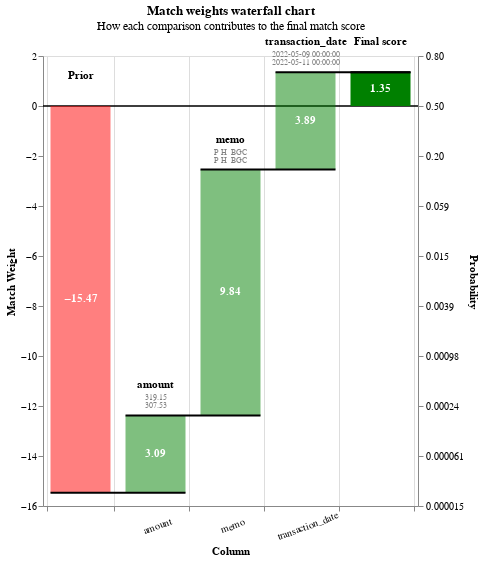

Here is the notebook cell this chart was saved with:
### Code cell
pred_errors = linker.evaluation.prediction_errors_from_labels_column(
    "ground_truth", include_false_positives=True, include_false_negatives=False
)
linker.visualisations.waterfall_chart(pred_errors.as_record_dict(limit=5))

### Figure 1 — Vega-Lite specification as saved in the notebook (floating-point values rounded to 4 significant figures)
{"config": {"view": {"continuousWidth": 400, "continuousHeight": 300}}, "layer": [{"layer": [{"mark": "rule", "encoding": {"color": {"value": "black"}, "size": {"value": 0.5}, "y": {"field": "zero", "type": "quantitative"}}}, {"mark": {"type": "bar", "width": 60}, "encoding": {"color": {"condition": {"test": "(datum.log2_bayes_factor < 0)", "value": "red"}, "value": "green"}, "opacity": {"condition": {"test": "datum.column_name == 'Prior match weight' || datum.column_name == 'Final score'", "value": 1}, "value": 0.5}, "tooltip": [{"field": "column_name", "title": "Comparison column", "type": "nominal"}, {"field": "value_l", "title": "Value (L)", "type": "nominal"}, {"field": "value_r", "title": "Value (R)", "type": "nominal"}, {"field": "label_for_charts", "title": "Label", "type": "ordinal"}, {"field": "sql_condition", "title": "SQL condition", "type": "nominal"}, {"field": "comparison_vector_value", "title": "Comparison vector value", "type": "nominal"}, {"field": "bayes_factor", "format": ",.4f", "title": "Bayes factor = m/u", "type": "quantitative"}, {"field": "log2_bayes_factor", "format": ",.4f", "title": "Match weight = log2(m/u)", "type": "quantitative"}, {"field": "prob", "format": ".4f", "title": "Cumulative match probability", "type": "quantitative"}, {"field": "bayes_factor_description", "title": "Match weight description", "type": "nominal"}], "x": {"axis": {"grid": true, "labelAlign": "center", "labelAngle": -20, "labelExpr": "datum.value == 'Prior' || datum.value == 'Final score' ? '' : datum.value", "labelPadding": 10, "tickBand": "extent", "title": "Column"}, "field": "column_name", "sort": {"field": "bar_sort_order", "order": "ascending"}, "type": "nominal"}, "y": {"axis": {"grid": false, "orient": "left", "title": "Match Weight"}, "field": "previous_sum", "type": "quantitative"}, "y2": {"field": "sum"}}}, {"mark": {"type": "text", "fontWeight": "bold"}, "encoding": {"color": {"value": "white"}, "text": {"condition": {"test": "abs(datum.log2_bayes_factor) > 1", "field": "log2_bayes_factor", "format": ".2f", "type": "nominal"}, "value": ""}, "x": {"axis": {"labelAngle": -20, "title": "Column"}, "field": "column_name", "sort": {"field": "bar_sort_order", "order": "ascending"}, "type": "nominal"}, "y": {"axis": {"orient": "left"}, "field": "center", "type": "quantitative"}}}, {"mark": {"type": "text", "baseline": "bottom", "dy": -25, "fontWeight": "bold"}, "encoding": {"color": {"value": "black"}, "text": {"field": "column_name", "type": "nominal"}, "x": {"axis": {"labelAngle": -20, "title": "Column"}, "field": "column_name", "sort": {"field": "bar_sort_order", "order": "ascending"}, "type": "nominal"}, "y": {"field": "sum_top", "type": "quantitative"}}}, {"mark": {"type": "text", "baseline": "bottom", "dy": -13, "fontSize": 8}, "encoding": {"color": {"value": "grey"}, "text": {"field": "value_l", "type": "nominal"}, "x": {"axis": {"labelAngle": -20, "title": "Column"}, "field": "column_name", "sort": {"field": "bar_sort_order", "order": "ascending"}, "type": "nominal"}, "y": {"field": "sum_top", "type": "quantitative"}}}, {"mark": {"type": "text", "baseline": "bottom", "dy": -5, "fontSize": 8}, "encoding": {"color": {"value": "grey"}, "text": {"field": "value_r", "type": "nominal"}, "x": {"axis": {"labelAngle": -20, "title": "Column"}, "field": "column_name", "sort": {"field": "bar_sort_order", "order": "ascending"}, "type": "nominal"}, "y": {"field": "sum_top", "type": "quantitative"}}}]}, {"mark": {"type": "rule", "color": "black", "strokeWidth": 2, "x2Offset": 30, "xOffset": -30}, "encoding": {"x": {"axis": {"labelAngle": -20, "title": "Column"}, "field": "column_name", "sort": {"field": "bar_sort_order", "order": "ascending"}, "type": "nominal"}, "x2": {"field": "lead"}, "y": {"axis": {"labelExpr": "format(1 / (1 + pow(2, -1*datum.value)), '.2r')", "orient": "right", "title": "Probability"}, "field": "sum", "scale": {"zero": false}, "type": "quantitative"}}}], "data": {"name": "data-36fb082a67214b0625225a33e88707a8"}, "height": 450, "params": [{"name": "record_number", "bind": {"input": "range", "max": 4, "min": 0, "step": 1}, "value": 0}], "resolve": {"axis": {"y": "independent"}}, "title": {"text": "Match weights waterfall chart", "subtitle": "How each comparison contributes to the final match score"}, "transform": [{"filter": "(datum.record_number == record_number)"}, {"filter": "(datum.bayes_factor !== 1.0)"}, {"window": [{"op": "sum", "field": "log2_bayes_factor", "as": "sum"}, {"op": "lead", "field": "column_name", "as": "lead"}], "frame": [null, 0]}, {"calculate": "datum.column_name === \"Final score\" ? datum.sum - datum.log2_bayes_factor : datum.sum", "as": "sum"}, {"calculate": "datum.lead === null ? datum.column_name : datum.lead", "as": "lead"}, {"calculate": "datum.column_name === \"Final score\" || datum.column_name === \"Prior match weight\" ? 0 : datum.sum - datum.log2_bayes_factor", "as": "previous_sum"}, {"calculate": "datum.sum > datum.previous_sum ? datum.column_name : \"\"", "as": "top_label"}, {"calculate": "datum.sum < datum.previous_sum ? datum.column_name : \"\"", "as": "bottom_label"}, {"calculate": "datum.sum > datum.previous_sum ? datum.sum : datum.previous_sum", "as": "sum_top"}, {"calculate": "datum.sum < datum.previous_sum ? datum.sum : datum.previous_sum", "as": "sum_bottom"}, {"calculate": "(datum.sum + datum.previous_sum) / 2", "as": "center"}, {"calculate": "(datum.log2_bayes_factor > 0 ? \"+\" : \"\") + datum.log2_bayes_factor", "as": "text_log2_bayes_factor"}, {"calculate": "datum.sum < datum.previous_sum ? 4 : -4", "as": "dy"}, {"calculate": "datum.sum < datum.previous_sum ? \"top\" : \"bottom\"", "as": "baseline"}, {"calculate": "1. / (1 + pow(2, -1.*datum.sum))", "as": "prob"}, {"calculate": "0*datum.sum", "as": "zero"}], "width": {"step": 75}, "$schema": "https://vega.github.io/schema/vega-lite/v5.9.3.json", "datasets": {"data-36fb082a67214b0625225a33e88707a8": [{"column_name": "Prior", "label_for_charts": "Starting match weight (prior)", "sql_condition": null, "log2_bayes_factor": -15.47, "bayes_factor": 2.206e-05, "comparison_vector_value": null, "m_probability": null, "u_probability": null, "bayes_factor_description": null, "value_l": "", "value_r": "", "term_frequency_adjustment": null, "bar_sort_order": 0, "record_number": 0}, {"sql_condition": "(ABS(\"amount_l\" - \"amount_r\") / (CASE WHEN \"amount_r\" > \"amount_l\" THEN \"amount_r\" ELSE \"amount_l\" END)) < 0.1", "label_for_charts": "Percentage difference of 'amount' within 10.00%", "m_probability": 0.2324, "u_probability": 0.02728, "bayes_factor": 8.518, "log2_bayes_factor": 3.091, "comparison_vector_value": 2, "bayes_factor_description": "If comparison level is `percentage difference of 'amount' within 10.00%` then comparison is 8.518 times more likely to be a match", "column_name": "amount", "value_l": "319.15", "value_r": "307.53", "term_frequency_adjustment": false, "bar_sort_order": 1, "record_number": 0}, {"sql_condition": "\"memo_l\" = \"memo_r\"", "label_for_charts": "Exact match on memo", "m_probability": 0.4318, "u_probability": 0.0004724, "bayes_factor": 914.1, "log2_bayes_factor": 9.836, "comparison_vector_value": 4, "bayes_factor_description": "If comparison level is `exact match on memo` then comparison is 914 times more likely to be a match", "column_name": "memo", "value_l": "P H  BGC", "value_r": "P H  BGC", "term_frequency_adjustment": false, "bar_sort_order": 2, "record_number": 0}, {"sql_condition": "transaction_date_r - transaction_date_l <= 4 and transaction_date_r >= transaction_date_l", "label_for_charts": "<=4 days", "m_probability": 0.4656, "u_probability": 0.03142, "bayes_factor": 14.82, "log2_bayes_factor": 3.89, "comparison_vector_value": 3, "bayes_factor_description": "If comparison level is `<=4 days` then comparison is 14.82 times more likely to be a match", "column_name": "transaction_date", "value_l": "2022-05-09 00:00:00", "value_r": "2022-05-11 00:00:00", "term_frequency_adjustment": false, "bar_sort_order": 3, "record_number": 0}, {"column_name": "Final score", "label_for_charts": "Final score", "sql_condition": null, "log2_bayes_factor": 1.348, "bayes_factor": 2.546, "comparison_vector_value": null, "m_probability": null, "u_probability": null, "bayes_factor_description": null, "value_l": "", "value_r": "", "term_frequency_adjustment": null, "bar_sort_order": 4, "record_number": 0}, {"column_name": "Prior", "label_for_charts": "Starting match weight (prior)", "sql_condition": null, "log2_bayes_factor": -15.47, "bayes_factor": 2.206e-05, "comparison_vector_value": null, "m_probability": null, "u_probability": null, "bayes_factor_description": null, "value_l": "", "value_r": "", "term_frequency_adjustment": null, "bar_sort_order": 0, "record_number": 1}, {"sql_condition": "(ABS(\"amount_l\" - \"amount_r\") / (CASE WHEN \"amount_r\" > \"amount_l\" THEN \"amount_r\" ELSE \"amount_l\" END)) < 0.1", "label_for_charts": "Percentage difference of 'amount' within 10.00%", "m_probability": 0.2324, "u_probability": 0.02728, "bayes_factor": 8.518, "log2_bayes_factor": 3.091, "comparison_vector_value": 2, "bayes_factor_description": "If comparison level is `percentage difference of 'amount' within 10.00%` then comparison is 8.518 times more likely to be a match", "column_name": "amount", "value_l": "220.99", "value_r": "205.4", "term_frequency_adjustment": false, "bar_sort_order": 1, "record_number": 1}, {"sql_condition": "\"memo_l\" = \"memo_r\"", "label_for_charts": "Exact match on memo", "m_probability": 0.4318, "u_probability": 0.0004724, "bayes_factor": 914.1, "log2_bayes_factor": 9.836, "comparison_vector_value": 4, "bayes_factor_description": "If comparison level is `exact match on memo` then comparison is 914 times more likely to be a match", "column_name": "memo", "value_l": "W INGERSOLL V D", "value_r": "W INGERSOLL V D", "term_frequency_adjustment": false, "bar_sort_order": 2, "record_number": 1}, {"sql_condition": "transaction_date_r - transaction_date_l <= 1 and transaction_date_r >= transaction_date_l", "label_for_charts": "1 day", "m_probability": 0.3888, "u_probability": 0.02064, "bayes_factor": 18.84, "log2_bayes_factor": 4.235, "comparison_vector_value": 4, "bayes_factor_description": "If comparison level is `1 day` then comparison is 18.84 times more likely to be a match", "column_name": "transaction_date", "value_l": "2022-02-17 00:00:00", "value_r": "2022-02-18 00:00:00", "term_frequency_adjustment": false, "bar_sort_order": 3, "record_number": 1}, {"column_name": "Final score", "label_for_charts": "Final score", "sql_condition": null, "log2_bayes_factor": 1.694, "bayes_factor": 3.236, "comparison_vector_value": null, "m_probability": null, "u_probability": null, "bayes_factor_description": null, "value_l": "", "value_r": "", "term_frequency_adjustment": null, "bar_sort_order": 4, "record_number": 1}, {"column_name": "Prior", "label_for_charts": "Starting match weight (prior)", "sql_condition": null, "log2_bayes_factor": -15.47, "bayes_factor": 2.206e-05, "comparison_vector_value": null, "m_probability": null, "u_probability": null, "bayes_factor_description": null, "value_l": "", "value_r": "", "term_frequency_adjustment": null, "bar_sort_order": 0, "record_number": 2}, {"sql_condition": "(ABS(\"amount_l\" - \"amount_r\") / (CASE WHEN \"amount_r\" > \"amount_l\" THEN \"amount_r\" ELSE \"amount_l\" END)) < 0.03", "label_for_charts": "Percentage difference of 'amount' within 3.00%", "m_probability": 0.3192, "u_probability": 0.007676, "bayes_factor": 41.59, "log2_bayes_factor": 5.378, "comparison_vector_value": 3, "bayes_factor_description": "If comparison level is `percentage difference of 'amount' within 3.00%` then comparison is 41.59 times more likely to be a match", "column_name": "amount", "value_l": "529.22", "value_r": "521.11", "term_frequency_adjustment": false, "bar_sort_order": 1, "record_number": 2}, {"sql_condition": "levenshtein(\"memo_l\", \"memo_r\") <= 2", "label_for_charts": "Levenshtein distance of memo <= 2", "m_probability": 0.1098, "u_probability": 0.001734, "bayes_factor": 63.33, "log2_bayes_factor": 5.985, "comparison_vector_value": 3, "bayes_factor_description": "If comparison level is `levenshtein distance of memo <= 2` then comparison is 63.33 times more likely to be a match", "column_name": "memo", "value_l": "E A S money BGC", "value_r": "E A H money BGC", "term_frequency_adjustment": false, "bar_sort_order": 2, "record_number": 2}, {"sql_condition": "transaction_date_r - transaction_date_l <= 1 and transaction_date_r >= transaction_date_l", "label_for_charts": "1 day", "m_probability": 0.3888, "u_probability": 0.02064, "bayes_factor": 18.84, "log2_bayes_factor": 4.235, "comparison_vector_value": 4, "bayes_factor_description": "If comparison level is `1 day` then comparison is 18.84 times more likely to be a match", "column_name": "transaction_date", "value_l": "2022-05-02 00:00:00", "value_r": "2022-05-03 00:00:00", "term_frequency_adjustment": false, "bar_sort_order": 3, "record_number": 2}, {"column_name": "Final score", "label_for_charts": "Final score", "sql_condition": null, "log2_bayes_factor": 0.1304, "bayes_factor": 1.095, "comparison_vector_value": null, "m_probability": null, "u_probability": null, "bayes_factor_description": null, "value_l": "", "value_r": "", "term_frequency_adjustment": null, "bar_sort_order": 4, "record_number": 2}, {"column_name": "Prior", "label_for_charts": "Starting match weight (prior)", "sql_condition": null, "log2_bayes_factor": -15.47, "bayes_factor": 2.206e-05, "comparison_vector_value": null, "m_probability": null, "u_probability": null, "bayes_factor_description": null, "value_l": "", "value_r": "", "term_frequency_adjustment": null, "bar_sort_order": 0, "record_number": 3}, {"sql_condition": "(ABS(\"amount_l\" - \"amount_r\") / (CASE WHEN \"amount_r\" > \"amount_l\" THEN \"amount_r\" ELSE \"amount_l\" END)) < 0.03", "label_for_charts": "Percentage difference of 'amount' within 3.00%", "m_probability": 0.3192, "u_probability": 0.007676, "bayes_factor": 41.59, "log2_bayes_factor": 5.378, "comparison_vector_value": 3, "bayes_factor_description": "If comparison level is `percentage difference of 'amount' within 3.00%` then comparison is 41.59 times more likely to be a match", "column_name": "amount", "value_l": "177.97", "value_r": "175.31", "term_frequency_adjustment": false, "bar_sort_order": 1, "record_number": 3}, {"sql_condition": "\"memo_l\" = \"memo_r\"", "label_for_charts": "Exact match on memo", "m_probability": 0.4318, "u_probability": 0.0004724, "bayes_factor": 914.1, "log2_bayes_factor": 9.836, "comparison_vector_value": 4, "bayes_factor_description": "If comparison level is `exact match on memo` then comparison is 914 times more likely to be a match", "column_name": "memo", "value_l": "W WEST-ERSKINE ", "value_r": "W WEST-ERSKINE ", "term_frequency_adjustment": false, "bar_sort_order": 2, "record_number": 3}, {"sql_condition": "transaction_date_r - transaction_date_l <= 4 and transaction_date_r >= transaction_date_l", "label_for_charts": "<=4 days", "m_probability": 0.4656, "u_probability": 0.03142, "bayes_factor": 14.82, "log2_bayes_factor": 3.89, "comparison_vector_value": 3, "bayes_factor_description": "If comparison level is `<=4 days` then comparison is 14.82 times more likely to be a match", "column_name": "transaction_date", "value_l": "2022-03-20 00:00:00", "value_r": "2022-03-23 00:00:00", "term_frequency_adjustment": false, "bar_sort_order": 3, "record_number": 3}, {"column_name": "Final score", "label_for_charts": "Final score", "sql_condition": null, "log2_bayes_factor": 3.636, "bayes_factor": 12.43, "comparison_vector_value": null, "m_probability": null, "u_probability": null, "bayes_factor_description": null, "value_l": "", "value_r": "", "term_frequency_adjustment": null, "bar_sort_order": 4, "record_number": 3}, {"column_name": "Prior", "label_for_charts": "Starting match weight (prior)", "sql_condition": null, "log2_bayes_factor": -15.47, "bayes_factor": 2.206e-05, "comparison_vector_value": null, "m_probability": null, "u_probability": null, "bayes_factor_description": null, "value_l": "", "value_r": "", "term_frequency_adjustment": null, "bar_sort_order": 0, "record_number": 4}, {"sql_condition": "(ABS(\"amount_l\" - \"amount_r\") / (CASE WHEN \"amount_r\" > \"amount_l\" THEN \"amount_r\" ELSE \"amount_l\" END)) < 0.1", "label_for_charts": "Percentage difference of 'amount' within 10.00%", "m_probability": 0.2324, "u_probability": 0.02728, "bayes_factor": 8.518, "log2_bayes_factor": 3.091, "comparison_vector_value": 2, "bayes_factor_description": "If comparison level is `percentage difference of 'amount' within 10.00%` then comparison is 8.518 times more likely to be a match", "column_name": "amount", "value_l": "152.74", "value_r": "144.29", "term_frequency_adjustment": false, "bar_sort_order": 1, "record_number": 4}, {"sql_condition": "\"memo_l\" = \"memo_r\"", "label_for_charts": "Exact match on memo", "m_probability": 0.4318, "u_probability": 0.0004724, "bayes_factor": 914.1, "log2_bayes_factor": 9.836, "comparison_vector_value": 4, "bayes_factor_description": "If comparison level is `exact match on memo` then comparison is 914 times more likely to be a match", "column_name": "memo", "value_l": "W W  BGC", "value_r": "W W  BGC", "term_frequency_adjustment": false, "bar_sort_order": 2, "record_number": 4}, {"sql_condition": "transaction_date_r - transaction_date_l <= 4 and transaction_date_r >= transaction_date_l", "label_for_charts": "<=4 days", "m_probability": 0.4656, "u_probability": 0.03142, "bayes_factor": 14.82, "log2_bayes_factor": 3.89, "comparison_vector_value": 3, "bayes_factor_description": "If comparison level is `<=4 days` then comparison is 14.82 times more likely to be a match", "column_name": "transaction_date", "value_l": "2022-02-25 00:00:00", "value_r": "2022-02-28 00:00:00", "term_frequency_adjustment": false, "bar_sort_order": 3, "record_number": 4}, {"column_name": "Final score", "label_for_charts": "Final score", "sql_condition": null, "log2_bayes_factor": 1.348, "bayes_factor": 2.546, "comparison_vector_value": null, "m_probability": null, "u_probability": null, "bayes_factor_description": null, "value_l": "", "value_r": "", "term_frequency_adjustment": null, "bar_sort_order": 4, "record_number": 4}]}}
